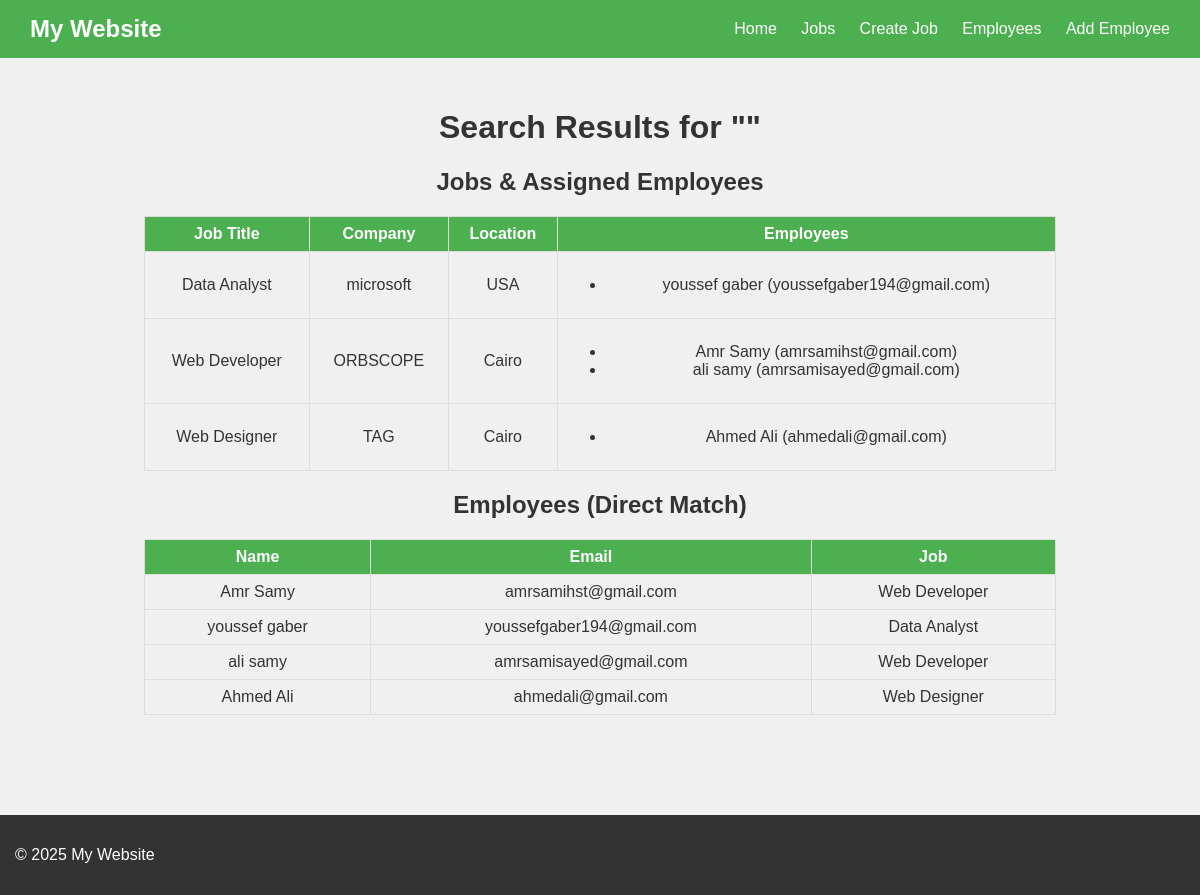
Screenshot of /search with the database file from the repository.
### app.py (models this page shows)
class Job(db.Model):
    id = db.Column(db.Integer, primary_key=True)
    title = db.Column(db.String(100))
    company = db.Column(db.String(100))
    location = db.Column(db.String(100))
    employees = db.relationship('Employee', backref='job', lazy=True)

class Employee(db.Model):
    id = db.Column(db.Integer, primary_key=True)
    name = db.Column(db.String(100))
    email = db.Column(db.String(100))
    job_id = db.Column(db.Integer, db.ForeignKey('job.id'))

### app.py (the view)
@app.route('/search')
def search():
    query = request.args.get('q', '')
    jobs = Job.query.filter(
        or_(
            Job.title.ilike(f'%{query}%'),
            Job.company.ilike(f'%{query}%'),
            Job.location.ilike(f'%{query}%')
        )
    ).all()
    employees = Employee.query.filter(
        or_(
            Employee.name.ilike(f'%{query}%'),
            Employee.email.ilike(f'%{query}%')
        )
    ).all()
    return render_template('search.html', query=query, jobs=jobs, employees=employees)

### templates/search.html (shortened to what this page needs)
{% extends "base.html" %}
{% block content %}
<h1>Search Results for "{{ query }}"</h1>
<h2>Jobs & Assigned Employees</h2>
{% if jobs %}
  <table border="1" cellpadding="5">
    <tr>
      <th>Job Title</th>
      <th>Company</th>
      <th>Location</th>
      <th>Employees</th>
    </tr>
    {% for job in jobs %}
    <tr>
      <td>{{ job.title }}</td>
      <td>{{ job.company }}</td>
      <td>{{ job.location }}</td>
      <td>
        {% if job.employees %}
          <ul>
          {% for emp in job.employees %}
            <li>{{ emp.name }} ({{ emp.email }})</li>
          {% endfor %}
          </ul>
        {% else %}
          <em>No employees assigned</em>
        {% endif %}
      </td>
    </tr>
    {% endfor %}
  </table>
{% else %}
  <p>No jobs found.</p>
{% endif %}
<h2>Employees (Direct Match)</h2>
{% if employees %}
  <table border="1" cellpadding="5">
    <tr>
      <th>Name</th>
      <th>Email</th>
      <th>Job</th>
    </tr>
    {% for emp in employees %}
    <tr>
      <td>{{ emp.name }}</td>
      <td>{{ emp.email }}</td>
      <td>{{ emp.job.title if emp.job else 'No job' }}</td>
    </tr>
    {% endfor %}
  </table>
{% else %}
  <p>No employees found.</p>
{% endif %}
{% endblock %}

### templates/base.html (shortened to what this page needs)
<!DOCTYPE html>
<html lang="en">
<head>
</head>
<body>
   <header>
    <h1>My Website</h1>
    <nav>
        <a href="{{ url_for('home') }}">Home</a>
        <a href="{{ url_for('jobs') }}">Jobs</a>
        <a href="{{ url_for('create') }}">Create Job</a>
        <a href="{{ url_for('list_employees') }}">Employees</a>
        <a href="{{ url_for('create_employee') }}">Add Employee</a>
    </nav>
</header>
    <main>
        {% block content %}Welcome to my web Page{% endblock %}
    </main>
    <footer>
        <p>&copy; 2025 My Website</p>
    </footer>
</body>
</html>

### templates/base.html (style rules this page uses)
body { font-family: Arial, sans-serif; background-color: #f0f0f0; color: #333; margin: 0; padding: 0; }
header { background-color: #4CAF50; padding: 15px 30px; display: flex; justify-content: space-between; align-items: center; color: white; }
header h1 { margin: 0; font-size: 24px; }
nav a { color: white; text-decoration: none; margin-left: 20px; font-size: 16px; transition: color 0.3s ease; }
footer { margin-top: 50px; padding: 15px; background-color: #333; color: white; }
main { padding: 30px; text-align: center; }
table { width: 80%; margin: 20px auto; border-collapse: collapse; }
th, td { border: 1px solid #ddd; padding: 8px; }
th { background-color: #4CAF50; color: white; }

### rows the page displays
Job: title "Data Analyst", company "microsoft", location "USA"
Employee: name "youssef gaber", email "youssefgaber194@gmail.com", job "Data Analyst"
Job: title "Web Developer", company "ORBSCOPE", location "Cairo"
Employee: name "Amr Samy", email "amrsamihst@gmail.com", job "Web Developer"
Employee: name "ali samy", email "amrsamisayed@gmail.com", job "Web Developer"
Job: title "Web Designer", company "TAG", location "Cairo"
Employee: name "Ahmed Ali", email "ahmedali@gmail.com", job "Web Designer"
